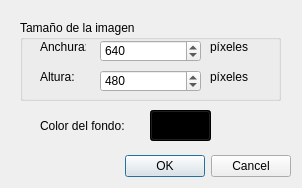
<?xml version="1.0" encoding="UTF-8"?>
<ui version="4.0">
 <class>DialogNueva</class>
 <widget class="QDialog" name="DialogNueva">
  <property name="windowModality">
   <enum>Qt::NonModal</enum>
  </property>
  <property name="geometry">
   <rect>
    <x>0</x>
    <y>0</y>
    <width>302</width>
    <height>188</height>
   </rect>
  </property>
  <property name="minimumSize">
   <size>
    <width>302</width>
    <height>188</height>
   </size>
  </property>
  <property name="maximumSize">
   <size>
    <width>302</width>
    <height>188</height>
   </size>
  </property>
  <property name="windowTitle">
   <string>Nueva imagen...</string>
  </property>
  <property name="windowIcon">
   <iconset resource="recursos.qrc">
    <normaloff>:/imagenes/icono.png</normaloff>:/imagenes/icono.png</iconset>
  </property>
  <property name="modal">
   <bool>false</bool>
  </property>
  <widget class="QDialogButtonBox" name="buttonBox">
   <property name="geometry">
    <rect>
     <x>30</x>
     <y>150</y>
     <width>261</width>
     <height>32</height>
    </rect>
   </property>
   <property name="sizePolicy">
    <sizepolicy hsizetype="Fixed" vsizetype="Fixed">
     <horstretch>0</horstretch>
     <verstretch>0</verstretch>
    </sizepolicy>
   </property>
   <property name="orientation">
    <enum>Qt::Horizontal</enum>
   </property>
   <property name="standardButtons">
    <set>QDialogButtonBox::Cancel|QDialogButtonBox::Ok</set>
   </property>
  </widget>
  <widget class="QGroupBox" name="groupBox">
   <property name="geometry">
    <rect>
     <x>20</x>
     <y>20</y>
     <width>261</width>
     <height>81</height>
    </rect>
   </property>
   <property name="title">
    <string>Tamaño de la imagen</string>
   </property>
   <property name="flat">
    <bool>false</bool>
   </property>
   <widget class="QLabel" name="label">
    <property name="geometry">
     <rect>
      <x>20</x>
      <y>20</y>
      <width>46</width>
      <height>13</height>
     </rect>
    </property>
    <property name="text">
     <string>Anchura:</string>
    </property>
   </widget>
   <widget class="QLabel" name="label_2">
    <property name="geometry">
     <rect>
      <x>20</x>
      <y>50</y>
      <width>46</width>
      <height>13</height>
     </rect>
    </property>
    <property name="text">
     <string>Altura:</string>
    </property>
   </widget>
   <widget class="QSpinBox" name="spinBox">
    <property name="geometry">
     <rect>
      <x>80</x>
      <y>20</y>
      <width>101</width>
      <height>22</height>
     </rect>
    </property>
    <property name="minimum">
     <number>1</number>
    </property>
    <property name="maximum">
     <number>10000</number>
    </property>
    <property name="value">
     <number>640</number>
    </property>
   </widget>
   <widget class="QSpinBox" name="spinBox_2">
    <property name="geometry">
     <rect>
      <x>80</x>
      <y>50</y>
      <width>101</width>
      <height>22</height>
     </rect>
    </property>
    <property name="minimum">
     <number>1</number>
    </property>
    <property name="maximum">
     <number>10000</number>
    </property>
    <property name="value">
     <number>480</number>
    </property>
   </widget>
   <widget class="QLabel" name="label_3">
    <property name="geometry">
     <rect>
      <x>190</x>
      <y>20</y>
      <width>46</width>
      <height>13</height>
     </rect>
    </property>
    <property name="text">
     <string>píxeles</string>
    </property>
   </widget>
   <widget class="QLabel" name="label_4">
    <property name="geometry">
     <rect>
      <x>190</x>
      <y>50</y>
      <width>46</width>
      <height>13</height>
     </rect>
    </property>
    <property name="text">
     <string>píxeles</string>
    </property>
   </widget>
  </widget>
  <widget class="QLabel" name="label_5">
   <property name="geometry">
    <rect>
     <x>40</x>
     <y>118</y>
     <width>111</width>
     <height>16</height>
    </rect>
   </property>
   <property name="text">
    <string>Color del fondo:</string>
   </property>
  </widget>
  <widget class="QPushButton" name="pushButton">
   <property name="geometry">
    <rect>
     <x>150</x>
     <y>110</y>
     <width>61</width>
     <height>31</height>
    </rect>
   </property>
   <property name="styleSheet">
    <string notr="true">background-color: rgb(0, 0, 0);</string>
   </property>
   <property name="text">
    <string/>
   </property>
   <property name="default">
    <bool>false</bool>
   </property>
   <property name="flat">
    <bool>false</bool>
   </property>
  </widget>
 </widget>
 <resources>
  <include location="recursos.qrc"/>
 </resources>
 <connections>
  <connection>
   <sender>buttonBox</sender>
   <signal>accepted()</signal>
   <receiver>DialogNueva</receiver>
   <slot>accept()</slot>
   <hints>
    <hint type="sourcelabel">
     <x>248</x>
     <y>254</y>
    </hint>
    <hint type="destinationlabel">
     <x>157</x>
     <y>274</y>
    </hint>
   </hints>
  </connection>
  <connection>
   <sender>buttonBox</sender>
   <signal>rejected()</signal>
   <receiver>DialogNueva</receiver>
   <slot>reject()</slot>
   <hints>
    <hint type="sourcelabel">
     <x>316</x>
     <y>260</y>
    </hint>
    <hint type="destinationlabel">
     <x>286</x>
     <y>274</y>
    </hint>
   </hints>
  </connection>
 </connections>
</ui>
